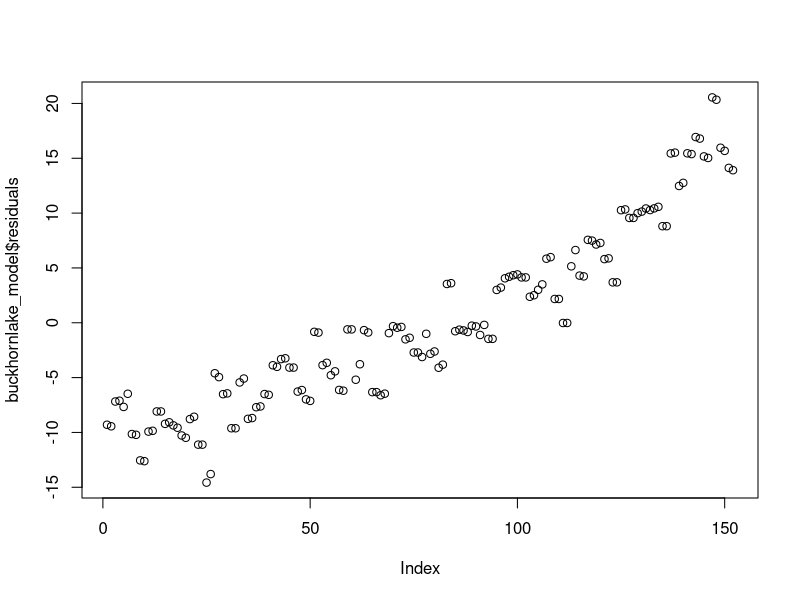

Write the R code that produced this figure. (Note: this script raises an error after producing the figure.)
## ---- chunk 1
knitr::opts_chunk$set(echo = TRUE)
## ---- chunk 2
buckhornlake_df <- read.csv("buckhornlake.csv", sep=",")
str(buckhornlake_df)
## ---- chunk 3
buckhornlake_df<- na.omit(buckhornlake_df)
summary(buckhornlake_df$temperature)
## ---- chunk 4
buckhornlake_model <- lm(year ~ temperature, data = buckhornlake_df)
summary(buckhornlake_model)
plot(buckhornlake_model$residuals)
plot1 <- ggplot(buckhorn_model, aes(x = temperature)) + 
          geom_histogram(binwidth = 2, fill = "blue", color = "black", alpha = 0.7) +
          theme_minimal() +
          labs(title = "Temperature on Buckhorn Lake Reservoir", x = "Temperature", y = "Frequency")
print(plot1)
